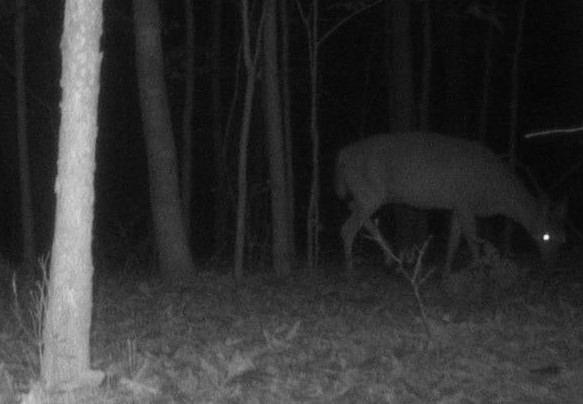
#> input picture rescale_test/RCNX0332.JPG, 583 x 404 px
$ python histograms.py rescale_test
#> lines starting #> are read from the running program, lines starting #| are printed output that depends on the picture
import numpy as np
import matplotlib.pyplot as plt
import argparse
import os
from PIL import Image

parser = argparse.ArgumentParser()
parser.add_argument('directory')
parser.add_argument('-n', '--normalize', action='store_true')
args = parser.parse_args()

if not os.path.exists("./histograms"):
    os.makedirs("./histograms")

for file in os.listdir(args.directory):
    # if not file.endswith("_raw.png"):
    #     continue

    print(file)

    with Image.open(args.directory + "/" + file) as img:
#> img is the input picture: PIL image 583x404 RGB; min 3, max 250, mean 48.6
        data = np.asarray(img)
        data = data / 256

        plt.clf()

        if args.normalize:
            data = data - np.mean(data)
            data = data / np.std(data)
        else:
            plt.xlim(0, 20)

        plt.hist(data.flatten(), bins=20)
        plt.savefig("./histograms/" + os.path.splitext(file)[0] + "_hist.png")
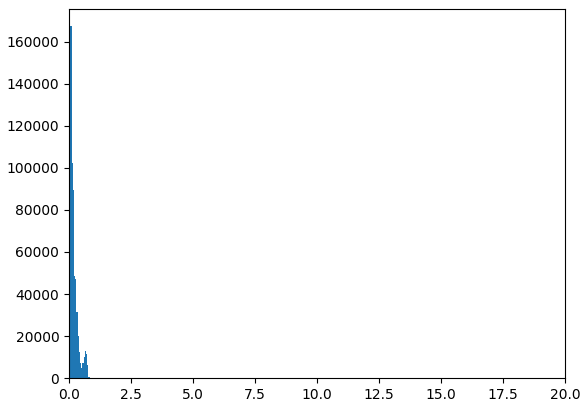
#> figure drawn by matplotlib, 1 panel; tallest bar 167343 high, from x = 0.06 to 0.108
#> pass 2 of the loop `for file in os.listdir(args.directory):`:
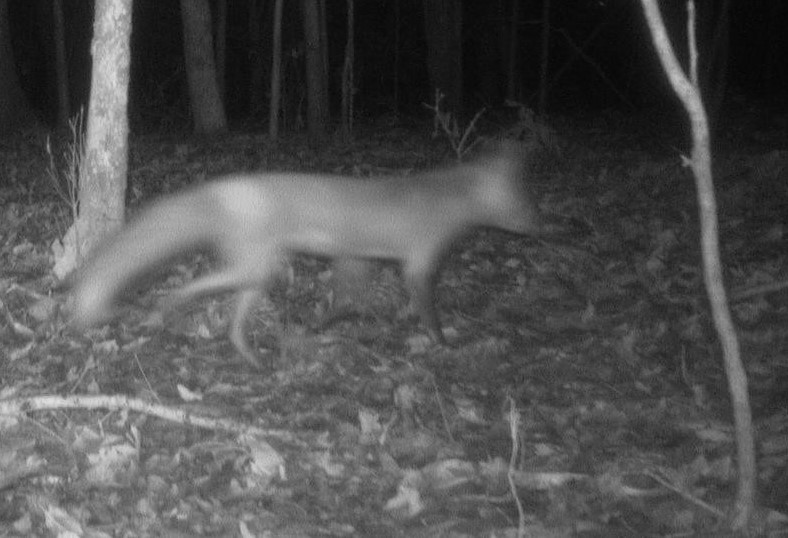
#> input picture rescale_test/RCNX0473.JPG, 788 x 538 px
#> img is the input picture: PIL image 788x538 RGB; min 4, max 224, mean 79.4
#> data: shape (538, 788, 3) float64
#> `plt.savefig("./histograms/" + os.path.splitext(file)[0] + "_hist.png")`:
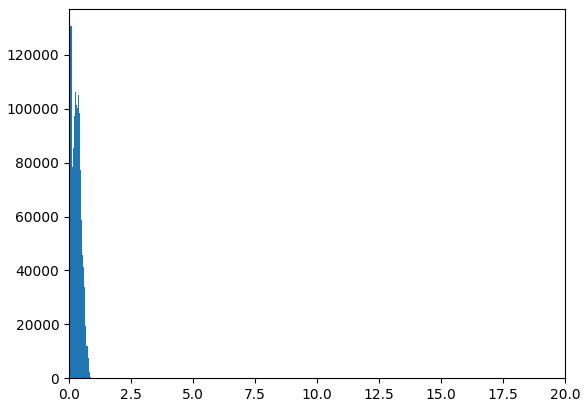
#> figure drawn by matplotlib, 1 panel; tallest bar 130614 high, from x = 0.0586 to 0.102
